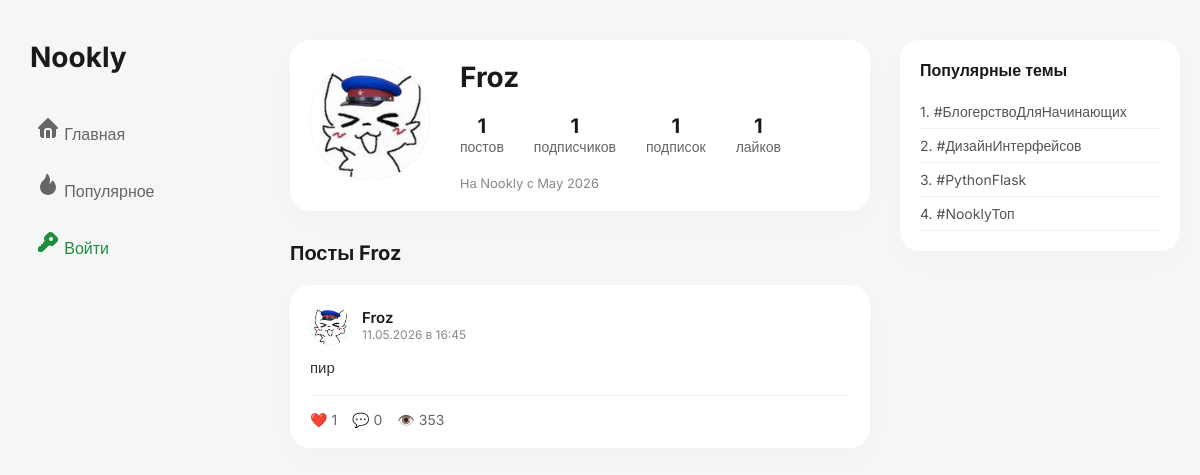
Screenshot of /profile/Froz with the database file from the repository.
### nookly.py (models this page shows, shortened)
class User(db.Model, UserMixin):
    id = db.Column(db.Integer, primary_key=True)
    username = db.Column(db.String(50), unique=True, nullable=False)
    password_hash = db.Column(db.String(200), nullable=False)
    avatar = db.Column(db.String(100), nullable=True, default='default_avatar.png')
    bio = db.Column(db.Text, nullable=True, default='')
    date_joined = db.Column(db.DateTime, nullable=False, default=datetime.utcnow)
    posts = db.relationship('Post', backref='author', lazy=True)
    def get_followers_count(self):
        return Follow.query.filter_by(followed_id=self.id).count()
    def get_following_count(self):
        return Follow.query.filter_by(follower_id=self.id).count()
    def get_total_likes_received(self):
        total_likes = db.session.query(db.func.count(Like.id)) \
            .join(Post, Like.post_id == Post.id) \
            .filter(Post.user_id == self.id) \
            .scalar()
        return total_likes or 0

class Post(db.Model):
    id = db.Column(db.Integer, primary_key=True)
    content = db.Column(db.Text, nullable=False)
    image_file = db.Column(db.String(100), nullable=True)
    date_posted = db.Column(db.DateTime, nullable=False, default=datetime.utcnow)
    user_id = db.Column(db.Integer, db.ForeignKey('user.id'), nullable=False)
    views = db.Column(db.Integer, default=0)
    likes = db.relationship('Like', backref='post', lazy=True, cascade="all, delete-orphan")
    comments = db.relationship('Comment', backref='post', lazy=True, cascade="all, delete-orphan")

### nookly.py (the view)
@app.route('/profile/<string:username>')
def profile(username):
    user = User.query.filter_by(username=username).first_or_404()
    page = request.args.get('page', 1, type=int)
    posts_pagination = Post.query.filter_by(user_id=user.id) \
        .order_by(Post.date_posted.desc()) \
        .paginate(page=page, per_page=10)
    followers_count = user.get_followers_count()
    following_count = user.get_following_count()
    total_likes = user.get_total_likes_received()
    is_following = False
    if current_user.is_authenticated:
        is_following = current_user.is_following(user)
    return render_template('profile.html',
                           user=user,
                           posts_pagination=posts_pagination,
                           followers_count=followers_count,
                           following_count=following_count,
                           total_likes=total_likes,
                           is_following=is_following)

### templates/profile.html (shortened to what this page needs)
<!DOCTYPE html>
<html lang="ru">
<head>
</head>
<body>
<div class="app-container">
    <div class="sidebar">
        <div class="logo">Nookly</div>
        <nav>
            <a href="/?sort=new" class="menu-item">
                <span>Главная</span>
            </a>
            <a href="/?sort=popular" class="menu-item">
                <span>Популярное</span>
            </a>
            {% if current_user.is_authenticated %}
            <a href="/profile/{{ current_user.username }}" class="menu-item active">
                <svg xmlns="http://www.w3.org/2000/svg" width="24" height="24" viewBox="0 0 24 24" fill="currentColor">
                    <path stroke="none" d="M0 0h24v24H0z" fill="none"/>
                    <path d="M12 2a5 5 0 1 1 -5 5l.005 -.217a5 5 0 0 1 4.995 -4.783zm0 18c-4.418 0 -8 -2.015 -8 -4.5s3.582 -4.5 8 -4.5s8 2.015 8 4.5s-3.582 4.5 -8 4.5z"/>
                </svg>
                <span>Профиль</span>
            </a>
            <br><br><a href="/logout" class="menu-item pc-only" style="color: #d93025;">
            <svg xmlns="http://www.w3.org/2000/svg" width="24" height="24" viewBox="0 0 24 24" fill="currentColor">
                <path stroke="none" d="M0 0h24v24H0z" fill="none"/>
                <path d="M12 5a1 1 0 0 1 0 2h-6a1 1 0 0 0 -1 1v10a1 1 0 0 0 1 1h10a1 1 0 0 0 1 -1v-6a1 1 0 0 1 2 0v6a3 3 0 0 1 -3 3h-10a3 3 0 0 1 -3 -3v-10a3 3 0 0 1 3 -3zm3 -2h5l.075 .003l.126 .017l.111 .03l.111 .044l.098 .052l.096 .067l.09 .08q .054 .053 .097 .112l.071 .11l.054 .114l.035 .105l.03 .148l.006 .118v5a1 1 0 0 1 -2 0v-2.586l-7.293 7.293a1 1 0 0 1 -1.414 -1.414l7.291 -7.293h-2.584a1 1 0 0 1 0 -2"/>
            </svg>
            <span>Выйти</span>
        </a>
            {% else %}
            <a href="/login" class="menu-item pc-only" style="color: #1e8e3e;">
                <span>Войти</span>
            </a>
            {% endif %}
        </nav>
    </div>
    <div class="feed">
        <div class="card profile-header-card">
            <div class="profile-info-container">
                <div class="profile-avatar-large">
                    {% if user.avatar and user.avatar != 'default_avatar.png' %}
                    <img src="/media/{{ user.avatar }}" alt="{{ user.username }}" class="avatar-img">
                    {% else %}
                    <div class="avatar-img">{{ user.username[0]|upper }}</div>
                    {% endif %}
                </div>
                <div class="profile-details">
                    <div class="profile-name-row">
                        <h1 class="profile-username">{{ user.username }}</h1>
                    </div>
                    <div class="profile-stats">
                        <div class="stat-item">
                            <div class="stat-number">{{ posts_pagination.total }}</div>
                            <div class="stat-label">постов</div>
                        </div>
                        <a href="/profile/{{ user.username }}/followers" class="stat-item">
                            <div class="stat-number">{{ followers_count }}</div>
                            <div class="stat-label">подписчиков</div>
                        </a>
                        <a href="/profile/{{ user.username }}/following" class="stat-item">
                            <div class="stat-number">{{ following_count }}</div>
                            <div class="stat-label">подписок</div>
                        </a>
                        <div class="stat-item">
                            <div class="stat-number">{{ total_likes }}</div>
                            <div class="stat-label">лайков</div>
                        </div>
                    </div>
                    <div class="profile-date">
                        На Nookly с {{ user.date_joined.strftime('%B %Y') }}
                    </div>
                </div>
            </div>
        </div>
        <h2 class="posts-header">Посты {{user.username}}</h2>
        {% if posts_pagination.items %}
        {% for post in posts_pagination.items %}
        <div class="card post-card">
            <div class="post-header">
                {% if post.author.avatar and post.author.avatar != 'default_avatar.png' %}
                <img src="/media/{{ post.author.avatar }}" alt="{{ post.author.username }}" class="avatar">
                {% else %}
                <div class="avatar">{{ post.author.username[0]|upper }}</div>
                {% endif %}
                <div>
                    <div class="post-author">{{ post.author.username }}</div>
                    <div class="post-time">{{ post.date_posted.strftime('%d.%m.%Y в %H:%M') }}</div>
                </div>
            </div>
            <div class="post-content">
                {{ post.content }}
            </div>
            <div class="post-actions">
                <a href="/post/{{ post.id }}" class="action-btn">❤️ {{ post.likes|length }}</a>
                <a href="/post/{{ post.id }}" class="action-btn">💬 {{ post.comments|length }}</a>
                <div class="action-btn" style="cursor: default;">👁️ {{ post.views }}</div>
            </div>
        </div>
        {% endfor %}
        {% else %}
        <div class="card no-posts">
            <p>У пользователя пока нет постов.</p>
        </div>
        {% endif %}
    </div>
    <div class="right-sidebar">
        <div class="card">
            <div class="widget-title">Популярные темы</div>
            <div class="topic-item">1. #БлогерствоДляНачинающих</div>
            <div class="topic-item">2. #ДизайнИнтерфейсов</div>
            <div class="topic-item">3. #PythonFlask</div>
            <div class="topic-item">4. #NooklyТоп</div>
        </div>
    </div>
</div>
</body>
</html>

### templates/profile.html (style rules this page uses)
* { box-sizing: border-box; margin: 0; padding: 0; font-family: 'Inter', sans-serif; }
body { background-color: #f4f7f6; color: #1a1a1a; }
.app-container { display: grid; grid-template-columns: 240px minmax(400px, 600px) 280px; gap: 30px; max-width: 1200px; margin: 40px auto; padding: 0 20px; align-items: start; }
.card { background: #ffffff; border-radius: 20px; padding: 20px; box-shadow: 0 10px 30px rgba(0,0,0,0.02); margin-bottom: 20px; }
.sidebar { position: sticky; top: 40px; }
.logo { font-size: 28px; font-weight: 700; margin-bottom: 30px; padding-left: 10px; }
.menu-item { display: block; padding: 12px 16px; color: #666; text-decoration: none; font-weight: 500; border-radius: 12px; margin-bottom: 5px; transition: all 0.2s; }
.right-sidebar { position: sticky; top: 40px; }
.widget-title { font-weight: 600; margin-bottom: 15px; font-size: 16px; }
.topic-item { padding: 8px 0; color: #555; font-size: 14px; border-bottom: 1px solid #f0f0f0; }
.profile-header-card { margin-bottom: 30px; }
.profile-info-container { display: flex; gap: 30px; align-items: flex-start; }
.profile-avatar-large { flex-shrink: 0; }
.avatar-img { width: 120px; height: 120px; background: linear-gradient(135deg, #a8f0e1 0%, #8de5d2 100%); border-radius: 50%; display: flex; align-items: center; justify-content: center; font-weight: 600; color: #004d40; font-size: 48px; object-fit: cover; }
.profile-details { flex: 1; }
.profile-name-row { display: flex; align-items: center; gap: 20px; margin-bottom: 20px; flex-wrap: wrap; }
.profile-username { font-size: 28px; font-weight: 700; }
.profile-stats { display: flex; gap: 30px; margin-bottom: 20px; }
.stat-item { text-align: center; text-decoration: none; color: inherit; }
.stat-number { font-size: 20px; font-weight: 700; }
.stat-label { font-size: 14px; color: #666; }
.profile-date { color: #888; font-size: 13px; }
.posts-header { font-size: 20px; font-weight: 700; margin-bottom: 20px; }
.post-card { transition: transform 0.2s; }
.post-header { display: flex; align-items: center; gap: 12px; margin-bottom: 12px; }
.avatar { width: 40px; height: 40px; background: linear-gradient(135deg, #a8f0e1 0%, #8de5d2 100%); border-radius: 50%; display: flex; align-items: center; justify-content: center; font-weight: 600; color: #004d40; font-size: 18px; object-fit: cover; }
.post-author { font-weight: 600; font-size: 15px; }
.post-time { color: #888; font-size: 12px; }
.post-content { font-size: 15px; line-height: 1.5; color: #333; }
.post-actions { margin-top: 15px; display: flex; gap: 15px; border-top: 1px solid #f0f0f0; padding-top: 15px; }
.action-btn { display: flex; align-items: center; gap: 8px; background: none; border: none; color: #666; font-size: 14px; cursor: pointer; text-decoration: none; transition: color 0.2s; }

### rows the page displays
User: avatar (picture), username "Froz", date_joined "May 2026"
Post: author.avatar (picture), author.username "Froz", date_posted "11.05.2026 в 16:45", content "пир", likes|length "1", comments|length "0", views "353"

### other values shown
{{ posts_pagination.total }} "1"
{{ followers_count }} "1"
{{ following_count }} "1"
{{ total_likes }} "1"
